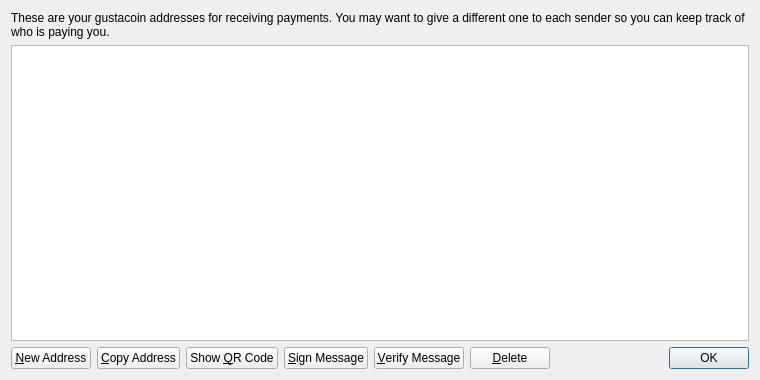
<?xml version="1.0" encoding="UTF-8"?>
<ui version="4.0">
 <class>AddressBookPage</class>
 <widget class="QWidget" name="AddressBookPage">
  <property name="geometry">
   <rect>
    <x>0</x>
    <y>0</y>
    <width>760</width>
    <height>380</height>
   </rect>
  </property>
  <property name="windowTitle">
   <string>Address Book</string>
  </property>
  <layout class="QVBoxLayout" name="verticalLayout">
   <item>
    <widget class="QLabel" name="labelExplanation">
     <property name="text">
      <string>These are your gustacoin addresses for receiving payments. You may want to give a different one to each sender so you can keep track of who is paying you.</string>
     </property>
     <property name="textFormat">
      <enum>Qt::PlainText</enum>
     </property>
     <property name="wordWrap">
      <bool>true</bool>
     </property>
    </widget>
   </item>
   <item>
    <widget class="QTableView" name="tableView">
     <property name="contextMenuPolicy">
      <enum>Qt::CustomContextMenu</enum>
     </property>
     <property name="toolTip">
      <string>Double-click to edit address or label</string>
     </property>
     <property name="tabKeyNavigation">
      <bool>false</bool>
     </property>
     <property name="alternatingRowColors">
      <bool>true</bool>
     </property>
     <property name="selectionMode">
      <enum>QAbstractItemView::SingleSelection</enum>
     </property>
     <property name="selectionBehavior">
      <enum>QAbstractItemView::SelectRows</enum>
     </property>
     <property name="sortingEnabled">
      <bool>true</bool>
     </property>
     <attribute name="verticalHeaderVisible">
      <bool>false</bool>
     </attribute>
    </widget>
   </item>
   <item>
    <layout class="QHBoxLayout" name="horizontalLayout">
     <item>
      <widget class="QPushButton" name="newAddressButton">
       <property name="toolTip">
        <string>Create a new address</string>
       </property>
       <property name="text">
        <string>&amp;New Address</string>
       </property>
       <property name="icon">
        <iconset resource="../bitcoin.qrc">
         <normaloff>:/icons/add</normaloff>:/icons/add</iconset>
       </property>
      </widget>
     </item>
     <item>
      <widget class="QPushButton" name="copyToClipboard">
       <property name="toolTip">
        <string>Copy the currently selected address to the system clipboard</string>
       </property>
       <property name="text">
        <string>&amp;Copy Address</string>
       </property>
       <property name="icon">
        <iconset resource="../bitcoin.qrc">
         <normaloff>:/icons/editcopy</normaloff>:/icons/editcopy</iconset>
       </property>
      </widget>
     </item>
     <item>
      <widget class="QPushButton" name="showQRCode">
       <property name="text">
        <string>Show &amp;QR Code</string>
       </property>
       <property name="icon">
        <iconset resource="../bitcoin.qrc">
         <normaloff>:/icons/qrcode</normaloff>:/icons/qrcode</iconset>
       </property>
      </widget>
     </item>
     <item>
      <widget class="QPushButton" name="signMessage">
       <property name="toolTip">
        <string>Sign a message to prove you own a Bitcoin address</string>
       </property>
       <property name="text">
        <string>&amp;Sign Message</string>
       </property>
       <property name="icon">
        <iconset resource="../bitcoin.qrc">
         <normaloff>:/icons/edit</normaloff>:/icons/edit</iconset>
       </property>
      </widget>
     </item>
     <item>
      <widget class="QPushButton" name="verifyMessage">
       <property name="toolTip">
        <string>Verify a message to ensure it was signed with a specified Bitcoin address</string>
       </property>
       <property name="text">
        <string>&amp;Verify Message</string>
       </property>
       <property name="icon">
        <iconset resource="../bitcoin.qrc">
         <normaloff>:/icons/transaction_0</normaloff>:/icons/transaction_0</iconset>
       </property>
      </widget>
     </item>
     <item>
      <widget class="QPushButton" name="deleteButton">
       <property name="toolTip">
        <string>Delete the currently selected address from the list. Only sending addresses can be deleted.</string>
       </property>
       <property name="text">
        <string>&amp;Delete</string>
       </property>
       <property name="icon">
        <iconset resource="../bitcoin.qrc">
         <normaloff>:/icons/remove</normaloff>:/icons/remove</iconset>
       </property>
      </widget>
     </item>
     <item>
      <spacer name="horizontalSpacer">
       <property name="orientation">
        <enum>Qt::Horizontal</enum>
       </property>
       <property name="sizeHint" stdset="0">
        <size>
         <width>40</width>
         <height>20</height>
        </size>
       </property>
      </spacer>
     </item>
     <item>
      <widget class="QDialogButtonBox" name="buttonBox">
       <property name="sizePolicy">
        <sizepolicy hsizetype="Maximum" vsizetype="Fixed">
         <horstretch>0</horstretch>
         <verstretch>0</verstretch>
        </sizepolicy>
       </property>
       <property name="standardButtons">
        <set>QDialogButtonBox::Ok</set>
       </property>
      </widget>
     </item>
    </layout>
   </item>
  </layout>
 </widget>
 <resources>
  <include location="../bitcoin.qrc"/>
 </resources>
 <connections/>
</ui>
